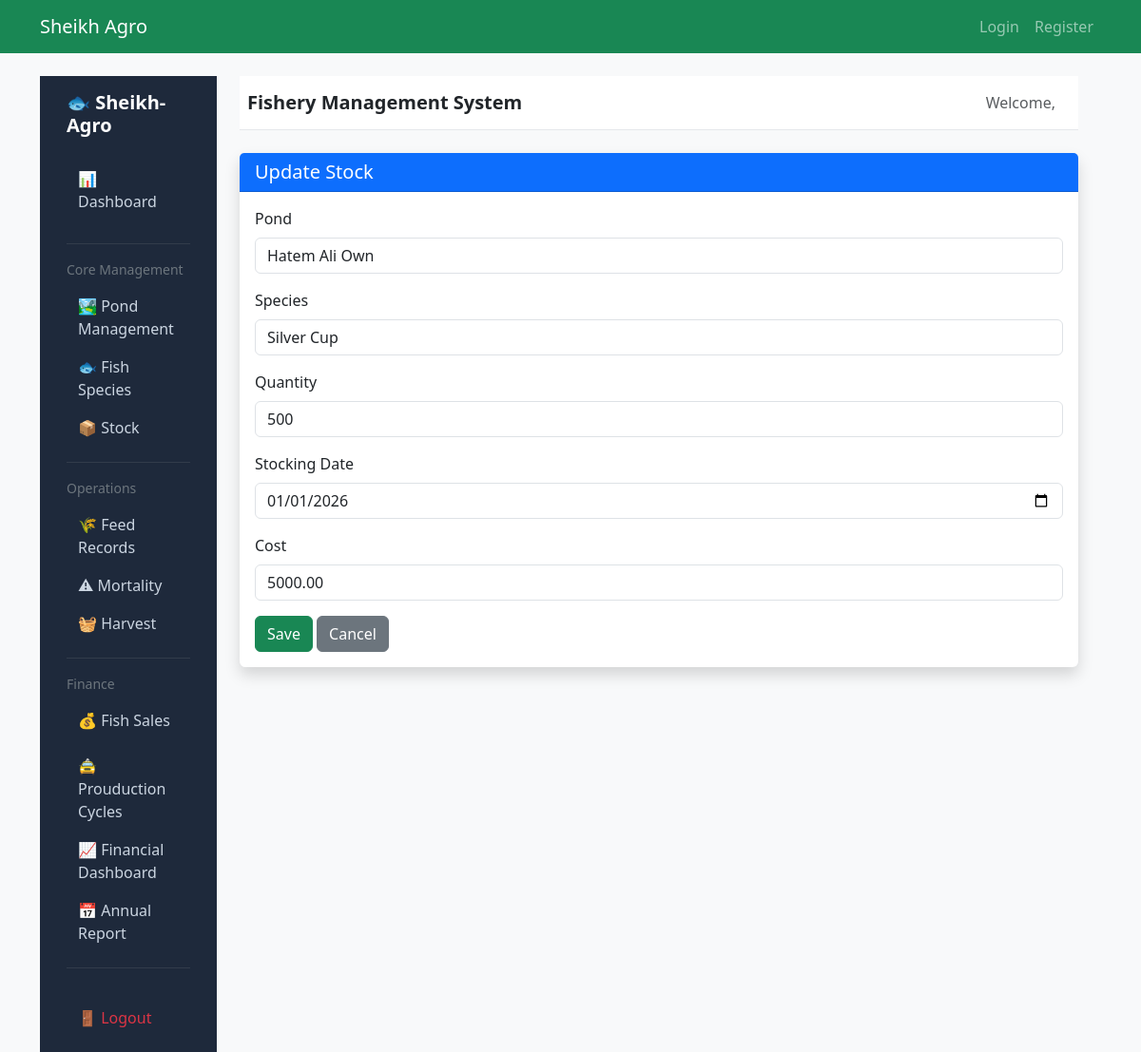
/fishery/stock/1/update/, run on an earlier commit of the app's database.
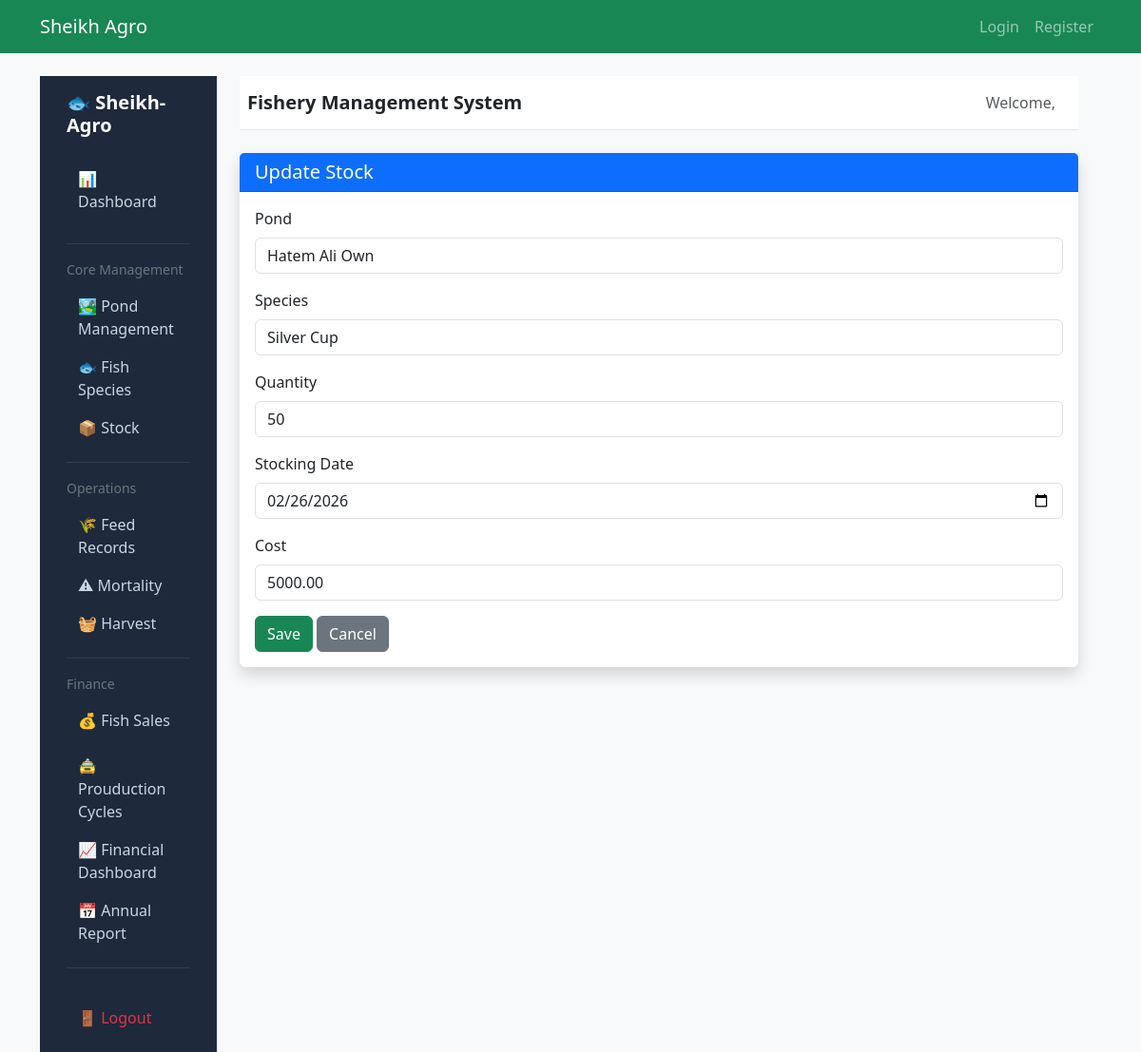
And on a later commit of the database.
### fishery/models.py (models this page shows, shortened)
class Stock(models.Model):
    pond = models.ForeignKey(
        'Pond',
        on_delete=models.CASCADE,
        related_name='stocks'
    )
    species = models.ForeignKey(
        'FishSpecies',
        on_delete=models.CASCADE,
        related_name='stocks'
    )
    quantity = models.PositiveIntegerField()
    stocking_date = models.DateField()
    cost = models.DecimalField(max_digits=12, decimal_places=2)
    created_at = models.DateTimeField(auto_now_add=True, null=True, blank=True)
    class Meta:
        ordering = ['-stocking_date']

### fishery/views.py (the view, shortened to what this page needs)
# urls.py: path('stock/<int:pk>/update/', StockUpdateView.as_view(), name='stock_update'),
class StockUpdateView(UpdateView):
    model = Stock
    form_class = StockForm
    template_name = "fishery/stock/update.html"
    success_url = reverse_lazy('stock_list')

### fishery/forms.py
class StockForm(BootstrapFormMixin, forms.ModelForm):
    class Meta:
        model = Stock
        fields = '__all__'
        widgets = {
            'stocking_date': forms.DateInput(attrs={'type': 'date'})
        }

### fishery/models.py (called while the page is built)
    def __str__(self):
        return self.name

    def __str__(self):
        return self.name

### fishery/templates/fishery/stock/update.html (shortened to what this page needs)
{% extends 'fishery/base_fishery.html' %}
{% block fishery_content %}
<div class="card shadow border-0">
<div class="card-header bg-primary text-white">
    <h5 class="mb-0"> Update Stock</h5>
</div>
<div class="card-body">
<form method="post">
    <div class="mb-3">
        <label class="form-label">Pond</label>
        {{ form.pond }}
    </div>
    <div class="mb-3">
        <label class="form-label">Species</label>
        {{ form.species }}
    </div>
    <div class="mb-3">
        <label class="form-label">Quantity</label>
        {{ form.quantity }}
    </div>
    <div class="mb-3">
        <label class="form-label">Stocking Date</label>
        {{ form.stocking_date }}
    </div>
    <div class="mb-3">
        <label class="form-label">Cost</label>
        {{ form.cost }}
    </div>
    <button type="submit" class="btn btn-success">Save</button>
    <a href="{% url 'stock_list' %}" class="btn btn-secondary">Cancel</a>
</form>
</div>
</div>
{% endblock %}

What changed in the data, as far as the page shows it:
changed Stock "Hatem Ali Own": quantity "500" → "50"; stocking_date "01/01/2026" → "02/26/2026"
